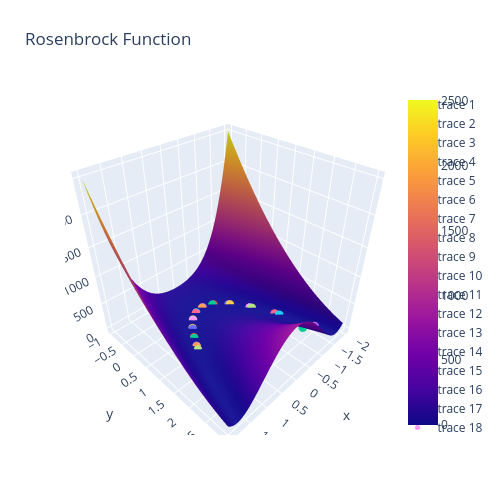

This figure's notebook cell:
### Markdown cell above
#### Example: 2D optimization

### Code cell
import matplotlib.pyplot as plt
import numpy as np
import scipy as sp
import plotly.graph_objects as go
import scipy.optimize as optimize

def rosenbrock(x):
  return ((1 - x[0])**2 + 100 * (x[1] - x[0]**2)**2)

x0 = np.array([-1, 2.5])
result = optimize.minimize(rosenbrock, x0, method='Powell',options={'disp': True, 'return_all': True})
print('The minimum is, ', result.fun, ' found at ', result.x)
guesses = [x0]
for i in range(result.nit):
  guesses.append(result.allvecs[i])

x = np.linspace(-2, 2, 100)
y = np.linspace(-1, 3, 100)
X, Y = np.meshgrid(x, y)
Z = rosenbrock([X, Y])

fig = go.Figure(data=[go.Surface(z=Z, x=X, y=Y)])
fig.update_layout(title='Rosenbrock Function', autosize=False,
                  width=500, height=500,
                  margin=dict(l=65, r=50, b=65, t=90))

for guess in guesses:
  fig.add_trace(go.Scatter3d(
      x=[guess[0]], y=[guess[1]], z=[rosenbrock(guess)],
      mode='markers',
      marker=dict(
          size=5,
      )
  ))
fig.show()

### Figure 1 — Plotly figure (JSON) as saved in the notebook; plotly's stock layout.template omitted (floating-point values rounded to 4 significant figures; data arrays with more than 128 entries replaced by an {"elided": "..."} marker saying what was removed)
{"data": [{"type": "surface", "x": {"elided": "100x100 float values"}, "y": {"elided": "100x100 float values"}, "z": {"elided": "100x100 float values"}}, {"marker": {"size": 5}, "mode": "markers", "type": "scatter3d", "x": [-1], "y": [2.5], "z": [229]}, {"marker": {"size": 5}, "mode": "markers", "type": "scatter3d", "x": [-1], "y": [2.5], "z": [229]}, {"marker": {"size": 5}, "mode": "markers", "type": "scatter3d", "x": [-1.577], "y": [2.488], "z": [6.643]}, {"marker": {"size": 5}, "mode": "markers", "type": "scatter3d", "x": [-1.575], "y": [2.48], "z": [6.63]}, {"marker": {"size": 5}, "mode": "markers", "type": "scatter3d", "x": [-1.277], "y": [1.592], "z": [5.33]}, {"marker": {"size": 5}, "mode": "markers", "type": "scatter3d", "x": [-1.228], "y": [1.475], "z": [5.064]}, {"marker": {"size": 5}, "mode": "markers", "type": "scatter3d", "x": [-0.9764], "y": [0.9067], "z": [4.123]}, {"marker": {"size": 5}, "mode": "markers", "type": "scatter3d", "x": [-0.947], "y": [0.8563], "z": [3.956]}, {"marker": {"size": 5}, "mode": "markers", "type": "scatter3d", "x": [-0.6671], "y": [0.4013], "z": [2.971]}, {"marker": {"size": 5}, "mode": "markers", "type": "scatter3d", "x": [-0.6403], "y": [0.3725], "z": [2.831]}, {"marker": {"size": 5}, "mode": "markers", "type": "scatter3d", "x": [-0.3559], "y": [0.08941], "z": [1.977]}, {"marker": {"size": 5}, "mode": "markers", "type": "scatter3d", "x": [-0.3304], "y": [0.077], "z": [1.874]}, {"marker": {"size": 5}, "mode": "markers", "type": "scatter3d", "x": [-0.07841], "y": [-0.02631], "z": [1.268]}, {"marker": {"size": 5}, "mode": "markers", "type": "scatter3d", "x": [-0.05446], "y": [-0.02499], "z": [1.19]}, {"marker": {"size": 5}, "mode": "markers", "type": "scatter3d", "x": [0.1781], "y": [0.004573], "z": [0.7492]}, {"marker": {"size": 5}, "mode": "markers", "type": "scatter3d", "x": [0.2], "y": [0.01675], "z": [0.6941]}, {"marker": {"size": 5}, "mode": "markers", "type": "scatter3d", "x": [0.4134], "y": [0.1493], "z": [0.3908]}, {"marker": {"size": 5}, "mode": "markers", "type": "scatter3d", "x": [0.4328], "y": [0.169], "z": [0.3554]}, {"marker": {"size": 5}, "mode": "markers", "type": "scatter3d", "x": [0.6235], "y": [0.3727], "z": [0.1674]}, {"marker": {"size": 5}, "mode": "markers", "type": "scatter3d", "x": [0.6404], "y": [0.3967], "z": [0.1474]}, {"marker": {"size": 5}, "mode": "markers", "type": "scatter3d", "x": [0.8031], "y": [0.6345], "z": [0.04963]}, {"marker": {"size": 5}, "mode": "markers", "type": "scatter3d", "x": [0.8165], "y": [0.6582], "z": [0.04085]}, {"marker": {"size": 5}, "mode": "markers", "type": "scatter3d", "x": [0.9458], "y": [0.8902], "z": [0.00478]}, {"marker": {"size": 5}, "mode": "markers", "type": "scatter3d", "x": [0.9541], "y": [0.907], "z": [0.003131]}, {"marker": {"size": 5}, "mode": "markers", "type": "scatter3d", "x": [1.0], "y": [1.0], "z": [1.254e-09]}, {"marker": {"size": 5}, "mode": "markers", "type": "scatter3d", "x": [1.0], "y": [1.0], "z": [9.296e-14]}, {"marker": {"size": 5}, "mode": "markers", "type": "scatter3d", "x": [1.0], "y": [1.0], "z": [5.806e-23]}], "layout": {"autosize": false, "height": 500, "margin": {"b": 65, "l": 65, "r": 50, "t": 90}, "title": {"text": "Rosenbrock Function"}, "width": 500}}
